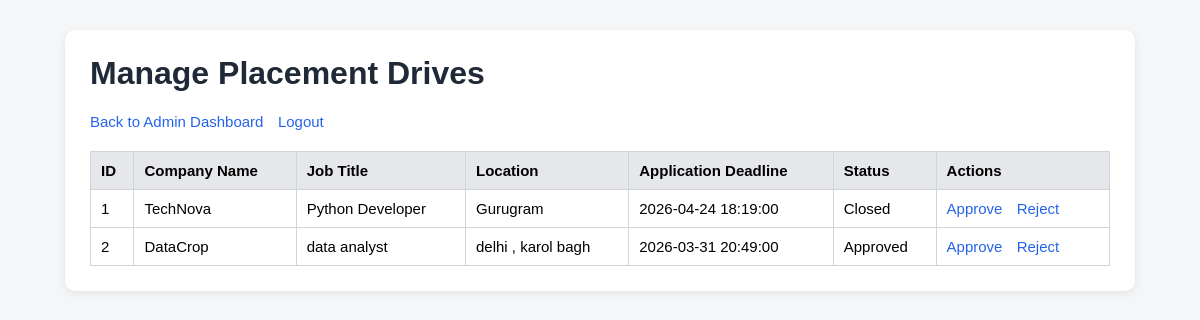
Before: /admin/drives (signed in) with the older database file.
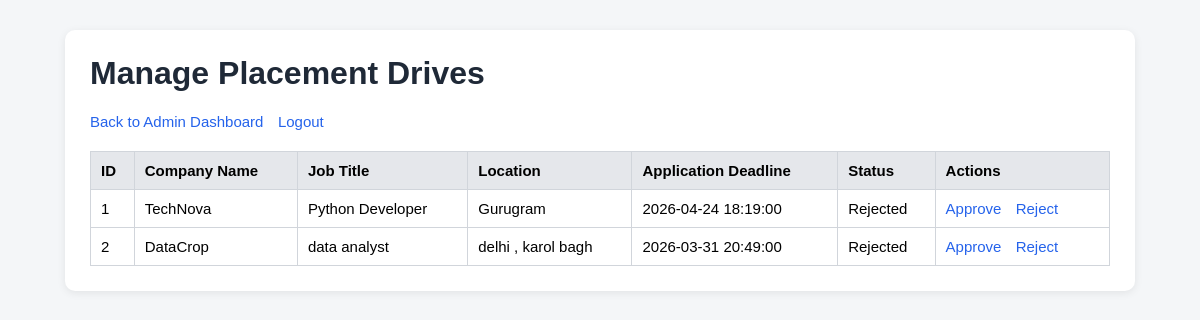
After: the same page with the newer database file.
### models.py (models this page shows)
class PlacementDrive(db.Model):
    id = db.Column(db.Integer, primary_key = True)
    company_id = db.Column(db.Integer, db.ForeignKey('company.id'), nullable=False)
    job_title = db.Column(db.String(100), nullable = False)
    job_description = db.Column(db.Text, nullable = False)
    skills_required = db.Column(db.String(100), nullable = False)
    package_range = db.Column(db.String(100))
    location = db.Column(db.String(100), nullable = False)
    application_deadline = db.Column(db.DateTime, nullable = False)
    status = db.Column(db.String(50), default = "Pending")
    created_at = db.Column(db.DateTime, default = datetime.now(UTC))
    applications = db.relationship('Application', backref = 'drive', lazy = True)
    eligibility_criteria = db.Column(db.String(100), nullable = False)

class Company(db.Model):
    id = db.Column(db.Integer, primary_key = True)
    company_name = db.Column(db.String(100), nullable = False)
    email = db.Column(db.String(100), nullable = False, unique = True)
    pass_hash = db.Column(db.String(100), nullable = False )
    hr_contact = db.Column(db.Integer, nullable = False)
    website = db.Column(db.String(100), nullable = False)
    domain = db.Column(db.String(100), nullable = False)
    description = db.Column(db.Text, nullable = False)
    approval_status = db.Column(db.String(50), default = "Pending")
    is_active = db.Column(db.Boolean, default = True)
    created_at = db.Column(db.DateTime, default = datetime.now(UTC))
    type_of_employment = db.Column(db.String(100))
    drives = db.relationship('PlacementDrive', backref = 'company', lazy = True)

### app.py (the view)
@app.route("/admin/drives")
def admin_drives():
    if not admin_logged_in():
        flash("Unauthorized access.")
        return redirect(url_for("login"))
    drives = PlacementDrive.query.all()
    return render_template("admin_drives.html", drives = drives)

### app.py (called while the page is built)
def admin_logged_in():
    return "user_id" in session and session.get("role") =="admin"

### templates/admin_drives.html (shortened to what this page needs)
{% extends "base.html" %}
{% block content %}
<h1>Manage Placement Drives</h1>
<div class="nav-links">
    <a href="{{ url_for('admin_dashboard') }}">Back to Admin Dashboard</a>
    <a href="{{ url_for('logout') }}">Logout</a>
</div>
<table>
    <tr>
        <th>ID</th>
        <th>Company Name</th>
        <th>Job Title</th>
        <th>Location</th>
        <th>Application Deadline</th>
        <th>Status</th>
        <th>Actions</th>
    </tr>
    {% for drive in drives %}
    <tr>
        <td>{{ drive.id }}</td>
        <td>{{ drive.company.company_name }}</td>
        <td>{{ drive.job_title }}</td>
        <td>{{ drive.location }}</td>
        <td>{{ drive.application_deadline }}</td>
        <td>{{ drive.status }}</td>
        <td>
            <a href="{{ url_for('approve_drive', drive_id = drive.id) }}"
               onclick="return confirm('Are you sure you want to approve this placement drive?')">Approve</a>
            <a href="{{ url_for('reject_drive', drive_id = drive.id) }}"
               onclick="return confirm('Are you sure you want to reject this placement drive?')">Reject</a>
        </td>
    </tr>
    {% endfor %}
</table>
{% endblock %}

### templates/base.html (shortened to what this page needs)
<!DOCTYPE html>
<html lang="en">
<head>
</head>
<body>
    <div class="container">
        {% block content %}{% endblock %}
    </div>
</body>
</html>

### templates/base.html (style rules this page uses)
body { font-family: Arial, sans-serif; background-color: #f4f6f8; margin: 0; padding: 0; }
.container { width: 85%; max-width: 1100px; margin: 30px auto; background: white; padding: 25px; border-radius: 10px; box-shadow: 0 2px 8px rgba(0, 0, 0, 0.08); }
h1, h2 { color: #1f2937; margin-top: 0; }
p, td, th, a, button { font-size: 15px; }
a { text-decoration: none; color: #2563eb; margin-right: 10px; }
.nav-links { margin-bottom: 20px; }
table { width: 100%; border-collapse: collapse; margin-top: 15px; background: white; }
table, th, td { border: 1px solid #d1d5db; }
th { background-color: #e5e7eb; text-align: left; padding: 10px; }
td { padding: 10px; vertical-align: top; }

Changed rows visible on the page:
changed PlacementDrive "Python Developer": status "Closed" → "Rejected"
changed PlacementDrive "data analyst": status "Approved" → "Rejected"
